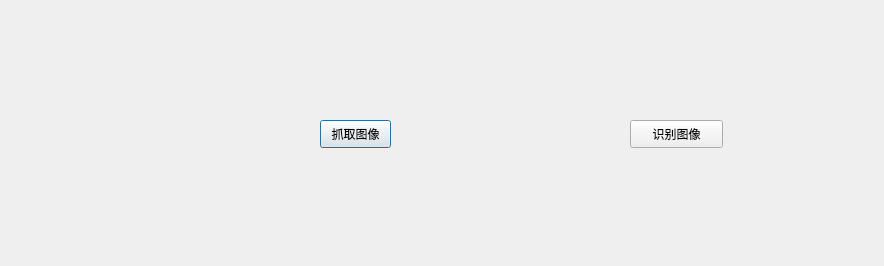
<?xml version="1.0" encoding="UTF-8"?>
<ui version="4.0">
 <class>digit</class>
 <widget class="QDialog" name="digit">
  <property name="geometry">
   <rect>
    <x>0</x>
    <y>0</y>
    <width>884</width>
    <height>266</height>
   </rect>
  </property>
  <property name="windowTitle">
   <string>Dialog</string>
  </property>
  <widget class="QLabel" name="label1">
   <property name="geometry">
    <rect>
     <x>20</x>
     <y>20</y>
     <width>261</width>
     <height>231</height>
    </rect>
   </property>
   <property name="text">
    <string/>
   </property>
  </widget>
  <widget class="QPushButton" name="pushButton">
   <property name="geometry">
    <rect>
     <x>320</x>
     <y>120</y>
     <width>71</width>
     <height>28</height>
    </rect>
   </property>
   <property name="text">
    <string>抓取图像</string>
   </property>
  </widget>
  <widget class="QLabel" name="label2">
   <property name="geometry">
    <rect>
     <x>420</x>
     <y>60</y>
     <width>181</width>
     <height>151</height>
    </rect>
   </property>
   <property name="text">
    <string/>
   </property>
  </widget>
  <widget class="QPushButton" name="pushButton_2">
   <property name="geometry">
    <rect>
     <x>630</x>
     <y>120</y>
     <width>93</width>
     <height>28</height>
    </rect>
   </property>
   <property name="text">
    <string>识别图像</string>
   </property>
  </widget>
  <widget class="QLabel" name="label3">
   <property name="geometry">
    <rect>
     <x>770</x>
     <y>60</y>
     <width>91</width>
     <height>51</height>
    </rect>
   </property>
   <property name="text">
    <string/>
   </property>
  </widget>
 </widget>
 <resources/>
 <connections>
  <connection>
   <sender>pushButton</sender>
   <signal>clicked()</signal>
   <receiver>digit</receiver>
   <slot>get()</slot>
   <hints>
    <hint type="sourcelabel">
     <x>355</x>
     <y>129</y>
    </hint>
    <hint type="destinationlabel">
     <x>362</x>
     <y>55</y>
    </hint>
   </hints>
  </connection>
  <connection>
   <sender>pushButton_2</sender>
   <signal>clicked()</signal>
   <receiver>digit</receiver>
   <slot>identify()</slot>
   <hints>
    <hint type="sourcelabel">
     <x>694</x>
     <y>137</y>
    </hint>
    <hint type="destinationlabel">
     <x>699</x>
     <y>203</y>
    </hint>
   </hints>
  </connection>
 </connections>
 <slots>
  <slot>get()</slot>
  <slot>identify()</slot>
 </slots>
</ui>
